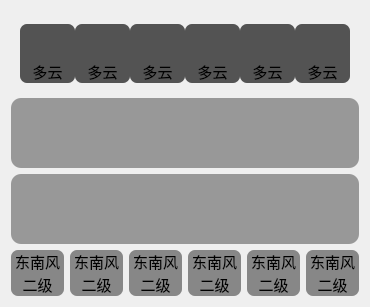
     <widget class="QWidget" name="Widget04" native="true">
      <layout class="QVBoxLayout" name="verticalLayout_6" stretch="0,0,0,0">
       <item>
        <widget class="QWidget" name="widget_3" native="true">
         <layout class="QGridLayout" name="gridLayout_4">
          <property name="spacing">
           <number>0</number>
          </property>
          <item row="1" column="4">
           <widget class="QLabel" name="labeliconData5">
            <property name="minimumSize">
             <size>
              <width>46</width>
              <height>20</height>
             </size>
            </property>
            <property name="font">
             <font>
              <pointsize>11</pointsize>
             </font>
            </property>
            <property name="styleSheet">
             <string notr="true">background-color: rgb(83, 83, 83);
border-radius:7px;
border-top-right-radius:0px;
border-top-left-radius:0px;</string>
            </property>
            <property name="text">
             <string>多云</string>
            </property>
            <property name="scaledContents">
             <bool>false</bool>
            </property>
            <property name="alignment">
             <set>Qt::AlignmentFlag::AlignCenter</set>
            </property>
           </widget>
          </item>
          <item row="0" column="3">
           <widget class="QLabel" name="labelicon4">
            <property name="minimumSize">
             <size>
              <width>55</width>
              <height>40</height>
             </size>
            </property>
            <property name="maximumSize">
             <size>
              <width>41</width>
              <height>31</height>
             </size>
            </property>
            <property name="styleSheet">
             <string notr="true">background-color: rgb(83, 83, 83);
border-radius:7px;
border-bottom-right-radius:0px;
border-bottom-left-radius:0px;</string>
            </property>
            <property name="text">
             <string/>
            </property>
            <property name="pixmap">
             <pixmap resource="res.qrc">:/res/duoyun.png</pixmap>
            </property>
            <property name="scaledContents">
             <bool>true</bool>
            </property>
           </widget>
          </item>
          <item row="1" column="3">
           <widget class="QLabel" name="labeliconData4">
            <property name="minimumSize">
             <size>
              <width>46</width>
              <height>20</height>
             </size>
            </property>
            <property name="font">
             <font>
              <pointsize>11</pointsize>
             </font>
            </property>
            <property name="styleSheet">
             <string notr="true">background-color: rgb(83, 83, 83);
border-radius:7px;
border-top-right-radius:0px;
border-top-left-radius:0px;</string>
            </property>
            <property name="text">
             <string>多云</string>
            </property>
            <property name="scaledContents">
             <bool>false</bool>
            </property>
            <property name="alignment">
             <set>Qt::AlignmentFlag::AlignCenter</set>
            </property>
           </widget>
          </item>
          <item row="0" column="0">
           <widget class="QLabel" name="labelicon1">
            <property name="minimumSize">
             <size>
              <width>55</width>
              <height>40</height>
             </size>
            </property>
            <property name="maximumSize">
             <size>
              <width>41</width>
              <height>31</height>
             </size>
            </property>
            <property name="styleSheet">
             <string notr="true">background-color: rgb(83, 83, 83);
border-radius:7px;
border-bottom-right-radius:0px;
border-bottom-left-radius:0px;</string>
            </property>
            <property name="text">
             <string/>
            </property>
            <property name="pixmap">
             <pixmap resource="res.qrc">:/res/duoyun.png</pixmap>
            </property>
            <property name="scaledContents">
             <bool>true</bool>
            </property>
           </widget>
          </item>
          <item row="1" column="5">
           <widget class="QLabel" name="labeliconData6">
            <property name="minimumSize">
             <size>
              <width>46</width>
              <height>20</height>
             </size>
            </property>
            <property name="font">
             <font>
              <pointsize>11</pointsize>
             </font>
            </property>
            <property name="styleSheet">
             <string notr="true">background-color: rgb(83, 83, 83);
border-radius:7px;
border-top-right-radius:0px;
border-top-left-radius:0px;</string>
            </property>
            <property name="text">
             <string>多云</string>
            </property>
            <property name="scaledContents">
             <bool>false</bool>
            </property>
            <property name="alignment">
             <set>Qt::AlignmentFlag::AlignCenter</set>
            </property>
           </widget>
          </item>
          <item row="1" column="2">
           <widget class="QLabel" name="labeliconData3">
            <property name="minimumSize">
             <size>
              <width>46</width>
              <height>20</height>
             </size>
            </property>
            <property name="font">
             <font>
              <pointsize>11</pointsize>
             </font>
            </property>
            <property name="styleSheet">
             <string notr="true">background-color: rgb(83, 83, 83);
border-radius:7px;
border-top-right-radius:0px;
border-top-left-radius:0px;</string>
            </property>
            <property name="text">
             <string>多云</string>
            </property>
            <property name="scaledContents">
             <bool>false</bool>
            </property>
            <property name="alignment">
             <set>Qt::AlignmentFlag::AlignCenter</set>
            </property>
           </widget>
          </item>
          <item row="0" column="1">
           <widget class="QLabel" name="labelicon2">
            <property name="minimumSize">
             <size>
              <width>55</width>
              <height>40</height>
             </size>
            </property>
            <property name="maximumSize">
             <size>
              <width>41</width>
              <height>31</height>
             </size>
            </property>
            <property name="styleSheet">
             <string notr="true">background-color: rgb(83, 83, 83);
border-radius:7px;
border-bottom-right-radius:0px;
border-bottom-left-radius:0px;</string>
            </property>
            <property name="text">
             <string/>
            </property>
            <property name="pixmap">
             <pixmap resource="res.qrc">:/res/duoyun.png</pixmap>
            </property>
            <property name="scaledContents">
             <bool>true</bool>
            </property>
           </widget>
          </item>
          <item row="0" column="2">
           <widget class="QLabel" name="labelicon3">
            <property name="minimumSize">
             <size>
              <width>55</width>
              <height>40</height>
             </size>
            </property>
            <property name="maximumSize">
             <size>
              <width>41</width>
              <height>31</height>
             </size>
            </property>
            <property name="styleSheet">
             <string notr="true">background-color: rgb(83, 83, 83);
border-radius:7px;
border-bottom-right-radius:0px;
border-bottom-left-radius:0px;</string>
            </property>
            <property name="text">
             <string/>
            </property>
            <property name="pixmap">
             <pixmap resource="res.qrc">:/res/duoyun.png</pixmap>
            </property>
            <property name="scaledContents">
             <bool>true</bool>
            </property>
           </widget>
          </item>
          <item row="1" column="1">
           <widget class="QLabel" name="labeliconData2">
            <property name="minimumSize">
             <size>
              <width>46</width>
              <height>20</height>
             </size>
            </property>
            <property name="font">
             <font>
              <pointsize>11</pointsize>
             </font>
            </property>
            <property name="styleSheet">
             <string notr="true">background-color: rgb(83, 83, 83);
border-radius:7px;
border-top-right-radius:0px;
border-top-left-radius:0px;</string>
            </property>
            <property name="text">
             <string>多云</string>
            </property>
            <property name="scaledContents">
             <bool>false</bool>
            </property>
            <property name="alignment">
             <set>Qt::AlignmentFlag::AlignCenter</set>
            </property>
           </widget>
          </item>
          <item row="0" column="5">
           <widget class="QLabel" name="labelicon6">
            <property name="minimumSize">
             <size>
              <width>55</width>
              <height>40</height>
             </size>
            </property>
            <property name="maximumSize">
             <size>
              <width>41</width>
              <height>31</height>
             </size>
            </property>
            <property name="styleSheet">
             <string notr="true">background-color: rgb(83, 83, 83);
border-radius:7px;
border-bottom-right-radius:0px;
border-bottom-left-radius:0px;</string>
            </property>
            <property name="text">
             <string/>
            </property>
            <property name="pixmap">
             <pixmap resource="res.qrc">:/res/duoyun.png</pixmap>
            </property>
            <property name="scaledContents">
             <bool>true</bool>
            </property>
           </widget>
          </item>
          <item row="1" column="0">
           <widget class="QLabel" name="labeliconData1">
            <property name="minimumSize">
             <size>
              <width>46</width>
              <height>20</height>
             </size>
            </property>
            <property name="font">
             <font>
              <pointsize>11</pointsize>
             </font>
            </property>
            <property name="styleSheet">
             <string notr="true">background-color: rgb(83, 83, 83);
border-radius:7px;
border-top-right-radius:0px;
border-top-left-radius:0px;</string>
            </property>
            <property name="text">
             <string>多云</string>
            </property>
            <property name="scaledContents">
             <bool>false</bool>
            </property>
            <property name="alignment">
             <set>Qt::AlignmentFlag::AlignCenter</set>
            </property>
           </widget>
          </item>
          <item row="0" column="4">
           <widget class="QLabel" name="labelicon5">
            <property name="minimumSize">
             <size>
              <width>55</width>
              <height>40</height>
             </size>
            </property>
            <property name="maximumSize">
             <size>
              <width>41</width>
              <height>31</height>
             </size>
            </property>
            <property name="styleSheet">
             <string notr="true">background-color: rgb(83, 83, 83);
border-radius:7px;
border-bottom-right-radius:0px;
border-bottom-left-radius:0px;</string>
            </property>
            <property name="text">
             <string/>
            </property>
            <property name="pixmap">
             <pixmap resource="res.qrc">:/res/duoyun.png</pixmap>
            </property>
            <property name="scaledContents">
             <bool>true</bool>
            </property>
           </widget>
          </item>
         </layout>
        </widget>
       </item>
       <item>
        <widget class="QWidget" name="widget" native="true">
         <property name="minimumSize">
          <size>
           <width>0</width>
           <height>70</height>
          </size>
         </property>
         <property name="styleSheet">
          <string notr="true">background-color: rgb(152, 152, 152);
border-radius:10px;</string>
         </property>
        </widget>
       </item>
       <item>
        <widget class="QWidget" name="widget_2" native="true">
         <property name="minimumSize">
          <size>
           <width>0</width>
           <height>70</height>
          </size>
         </property>
         <property name="styleSheet">
          <string notr="true">background-color: rgb(152, 152, 152);
border-radius:10px;</string>
         </property>
        </widget>
       </item>
       <item>
        <layout class="QGridLayout" name="gridLayout_6">
         <property name="verticalSpacing">
          <number>0</number>
         </property>
         <item row="0" column="0">
          <widget class="QLabel" name="labelFX1">
           <property name="font">
            <font>
             <pointsize>11</pointsize>
            </font>
           </property>
           <property name="styleSheet">
            <string notr="true">background-color: rgb(135, 135, 135);
border-radius:7px;
border-bottom-right-radius:0px;
border-bottom-left-radius:0px;</string>
           </property>
           <property name="text">
            <string>东南风</string>
           </property>
           <property name="alignment">
            <set>Qt::AlignmentFlag::AlignCenter</set>
           </property>
          </widget>
         </item>
         <item row="0" column="1">
          <widget class="QLabel" name="labelFX2">
           <property name="font">
            <font>
             <pointsize>11</pointsize>
            </font>
           </property>
           <property name="styleSheet">
            <string notr="true">background-color: rgb(135, 135, 135);
border-radius:7px;
border-bottom-right-radius:0px;
border-bottom-left-radius:0px;</string>
           </property>
           <property name="text">
            <string>东南风</string>
           </property>
           <property name="alignment">
            <set>Qt::AlignmentFlag::AlignCenter</set>
           </property>
          </widget>
         </item>
         <item row="0" column="2">
          <widget class="QLabel" name="labelFX3">
           <property name="font">
            <font>
             <pointsize>11</pointsize>
            </font>
           </property>
           <property name="styleSheet">
            <string notr="true">background-color: rgb(135, 135, 135);
border-radius:7px;
border-bottom-right-radius:0px;
border-bottom-left-radius:0px;</string>
           </property>
           <property name="text">
            <string>东南风</string>
           </property>
           <property name="alignment">
            <set>Qt::AlignmentFlag::AlignCenter</set>
           </property>
          </widget>
         </item>
         <item row="0" column="3">
          <widget class="QLabel" name="labelFX4">
           <property name="font">
            <font>
             <pointsize>11</pointsize>
            </font>
           </property>
           <property name="styleSheet">
            <string notr="true">background-color: rgb(135, 135, 135);
border-radius:7px;
border-bottom-right-radius:0px;
border-bottom-left-radius:0px;</string>
           </property>
           <property name="text">
            <string>东南风</string>
           </property>
           <property name="alignment">
            <set>Qt::AlignmentFlag::AlignCenter</set>
           </property>
          </widget>
         </item>
         <item row="0" column="4">
          <widget class="QLabel" name="labelFX5">
           <property name="font">
            <font>
             <pointsize>11</pointsize>
            </font>
           </property>
           <property name="styleSheet">
            <string notr="true">background-color: rgb(135, 135, 135);
border-radius:7px;
border-bottom-right-radius:0px;
border-bottom-left-radius:0px;</string>
           </property>
           <property name="text">
            <string>东南风</string>
           </property>
           <property name="alignment">
            <set>Qt::AlignmentFlag::AlignCenter</set>
           </property>
          </widget>
         </item>
         <item row="0" column="5">
          <widget class="QLabel" name="labelFX6">
           <property name="font">
            <font>
             <pointsize>11</pointsize>
            </font>
           </property>
           <property name="styleSheet">
            <string notr="true">background-color: rgb(135, 135, 135);
border-radius:7px;
border-bottom-right-radius:0px;
border-bottom-left-radius:0px;</string>
           </property>
           <property name="text">
            <string>东南风</string>
           </property>
           <property name="alignment">
            <set>Qt::AlignmentFlag::AlignCenter</set>
           </property>
          </widget>
         </item>
         <item row="1" column="0">
          <widget class="QLabel" name="labelFXData1">
           <property name="font">
            <font>
             <pointsize>11</pointsize>
            </font>
           </property>
           <property name="styleSheet">
            <string notr="true">background-color: rgb(135, 135, 135);
border-radius:7px;
border-top-right-radius:0px;
border-top-left-radius:0px;</string>
           </property>
           <property name="text">
            <string>二级</string>
           </property>
           <property name="alignment">
            <set>Qt::AlignmentFlag::AlignCenter</set>
           </property>
          </widget>
         </item>
         <item row="1" column="1">
          <widget class="QLabel" name="labelFXData2">
           <property name="font">
            <font>
             <pointsize>11</pointsize>
            </font>
           </property>
           <property name="styleSheet">
            <string notr="true">background-color: rgb(135, 135, 135);
border-radius:7px;
border-top-right-radius:0px;
border-top-left-radius:0px;</string>
           </property>
           <property name="text">
            <string>二级</string>
           </property>
           <property name="alignment">
            <set>Qt::AlignmentFlag::AlignCenter</set>
           </property>
          </widget>
         </item>
         <item row="1" column="2">
          <widget class="QLabel" name="labelFXData3">
           <property name="font">
            <font>
             <pointsize>11</pointsize>
            </font>
           </property>
           <property name="styleSheet">
            <string notr="true">background-color: rgb(135, 135, 135);
border-radius:7px;
border-top-right-radius:0px;
border-top-left-radius:0px;</string>
           </property>
           <property name="text">
            <string>二级</string>
           </property>
           <property name="alignment">
            <set>Qt::AlignmentFlag::AlignCenter</set>
           </property>
          </widget>
         </item>
         <item row="1" column="3">
          <widget class="QLabel" name="labelFXData4">
           <property name="font">
            <font>
             <pointsize>11</pointsize>
            </font>
           </property>
           <property name="styleSheet">
            <string notr="true">background-color: rgb(135, 135, 135);
border-radius:7px;
border-top-right-radius:0px;
border-top-left-radius:0px;</string>
           </property>
           <property name="text">
            <string>二级</string>
           </property>
           <property name="alignment">
            <set>Qt::AlignmentFlag::AlignCenter</set>
           </property>
          </widget>
         </item>
         <item row="1" column="4">
          <widget class="QLabel" name="labelFXData5">
           <property name="font">
            <font>
             <pointsize>11</pointsize>
            </font>
           </property>
           <property name="styleSheet">
            <string notr="true">background-color: rgb(135, 135, 135);
border-radius:7px;
border-top-right-radius:0px;
border-top-left-radius:0px;</string>
           </property>
           <property name="text">
            <string>二级</string>
           </property>
           <property name="alignment">
            <set>Qt::AlignmentFlag::AlignCenter</set>
           </property>
          </widget>
         </item>
         <item row="1" column="5">
          <widget class="QLabel" name="labelFXData6">
           <property name="font">
            <font>
             <pointsize>11</pointsize>
            </font>
           </property>
           <property name="styleSheet">
            <string notr="true">background-color: rgb(135, 135, 135);
border-radius:7px;
border-top-right-radius:0px;
border-top-left-radius:0px;</string>
           </property>
           <property name="text">
            <string>二级</string>
           </property>
           <property name="alignment">
            <set>Qt::AlignmentFlag::AlignCenter</set>
           </property>
          </widget>
         </item>
        </layout>
       </item>
      </layout>
     </widget>
